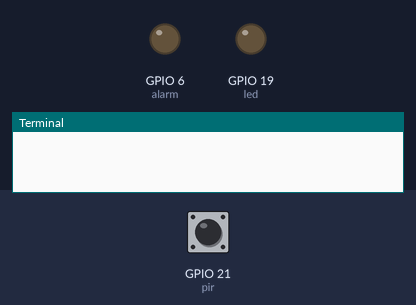
The program below on a simulated Raspberry Pi (BCM pin numbers). On the bench: output pins drawn as LEDs (lit = HIGH), the last lines printed to the terminal. Dashed ring = blinking. Inputs (shaded band) come from the test bench; at power-on: GPIO 21 (pir) LOW.

Above: at 1.2 s.
1.3 s: GPIO 21 (pir) driven HIGH
At 3.2 s:
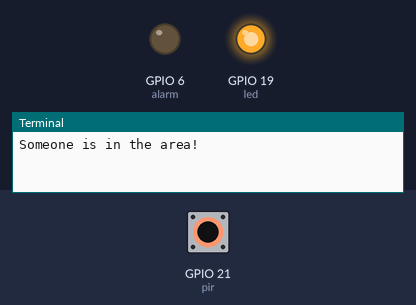
4.3 s: GPIO 21 (pir) driven LOW
At 5.1 s:
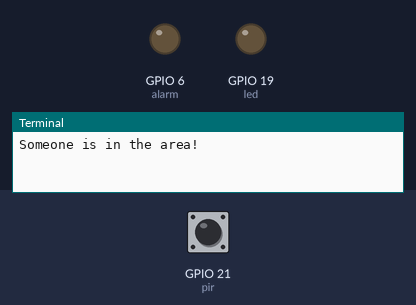
5.8 s: GPIO 21 (pir) pulsed HIGH 2 times (0.12 s each, 0.3 s apart)
At 6.15 s:
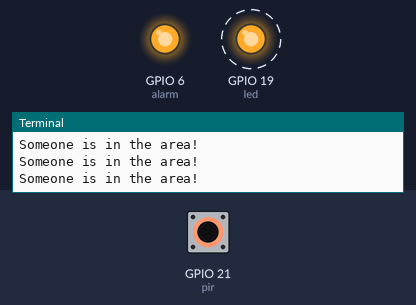
Timing chart, 0 to 8.8 s (numbered marks = the images above; inputs shaded):
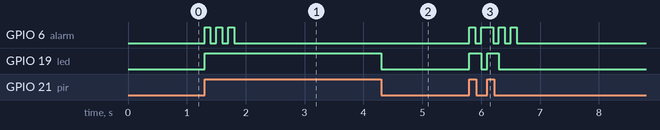

The program:

intruder_alarm.py
```python
from gpiozero import MotionSensor, LED, Buzzer

pir = MotionSensor(21)
alarm = Buzzer(6)
led = LED(19)

while True:
    pir.wait_for_motion()
    print("Someone is in the area!")
    led.on()
    alarm.blink(.1, .1, 3)
    pir.wait_for_no_motion()
    led.off()
```

Measured:
- after the input at 1.3 s, GPIO 6 (alarm): alternates HIGH for 0.10 s and LOW for 0.10 s, 6 changes in all, then stays LOW, starting at once; GPIO 19 (led): LOW → HIGH at once
- after the input at 4.3 s, GPIO 19 (led): HIGH → LOW at once
- after the input at 5.8 s, GPIO 6 (alarm): LOW → HIGH at once, → LOW 0.10 s later, → HIGH 0.10 s later, → LOW 0.20 s later, … (8 changes in this stretch); GPIO 19 (led): alternates HIGH for 0.20 s and LOW for 0.10 s, 4 changes in all, then stays LOW, starting at once
